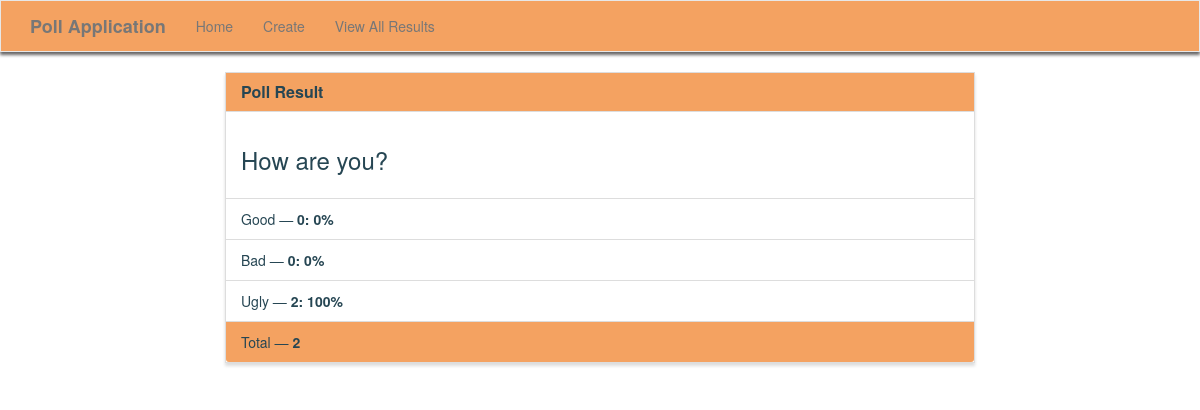
Screenshot of /results/2/ with the database file from the repository.
### poll/models.py (models this page shows)
class Poll(models.Model):
    question = models.TextField()
    option_one = models.CharField(max_length=30)
    option_two = models.CharField(max_length=30)
    option_three = models.CharField(max_length=30)
    option_one_count = models.IntegerField(default=0)
    option_two_count = models.IntegerField(default=0)
    option_three_count = models.IntegerField(default=0)
    def total(self):
        return self.option_one_count + self.option_two_count + self.option_three_count
    def option_one_perc(self):
        if self.option_one_count == 0:
            return 0
        else:
            return int((self.option_one_count / self.total()) * 100)
    def option_two_perc(self):
        if self.option_two_count == 0:
            return 0
        else:
            return int((self.option_two_count / self.total()) * 100)
    def option_three_perc(self):
        if self.option_three_count == 0:
            return 0
        else:
            return int((self.option_three_count / self.total()) * 100)

### poll/views.py (the view)
# urls.py: path('results/<poll_id>/', poll_views.results, name='results'),
def results(request, poll_id):
    poll = Poll.objects.get(pk=poll_id)
    context = {
        'poll' : poll
    }
    return render(request, 'poll/results.html', context)

### poll/templates/poll/results.html (shortened to what this page needs)
{% extends "poll/base.html" %}
{% block main %}
<div class="row">
    <div class="col-lg-8 col-lg-offset-2">
        <div class="panel panel-default">
            <div class="panel-heading">
                <h3 class="panel-title">Poll Result</h3>
            </div>
            <div class="panel-body">
                <h3>{{ poll.question }}</h3>
            </div>
            <ul class="list-group">
                <li class="list-group-item">{{ poll.option_one }} &mdash; <strong>{{ poll.option_one_count}}:  {{ poll.option_one_perc }}%</strong></li>
                <li class="list-group-item">{{ poll.option_two }} &mdash; <strong>{{ poll.option_two_count}}:  {{ poll.option_two_perc }}%</strong></li>
                <li class="list-group-item">{{ poll.option_three }} &mdash; <strong>{{ poll.option_three_count}}:  {{poll.option_three_perc}}%</strong></li>
            </ul>
            <div class="panel-footer">
                Total &mdash; <strong>{{ poll.total }}</strong>
            </div>
        </div>
    </div>
</div>
{% endblock %}

### poll/static/style.css (style rules this page uses)
.navbar-default, .btn, .form-control, .panel { color: #264653; border-radius: 0; }
.panel-default > .panel-heading { color: #264653; background-color: #F4A261; border-top-left-radius: 0; border-top-right-radius: 0; }
.panel-footer { color: #264653; background-color: #F4A261; }
.panel { color: #264653; box-shadow: 0px 3px 3px 0px #ddd; }
a.navbar-brand, .panel-title { color: #264653; font-weight: bolder; }

### rows the page displays
Poll: question "How are you?", option_one "Good", option_one_count "0", option_one_perc "0", option_two "Bad", option_two_count "0", option_two_perc "0", option_three "Ugly", option_three_count "2", option_three_perc "100", total "2"
